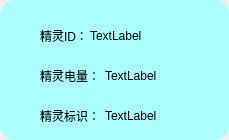
<?xml version="1.0" encoding="UTF-8"?>
<ui version="4.0">
 <class>SpriteDetailPanel</class>
 <widget class="QWidget" name="SpriteDetailPanel">
  <property name="geometry">
   <rect>
    <x>0</x>
    <y>0</y>
    <width>229</width>
    <height>140</height>
   </rect>
  </property>
  <property name="windowTitle">
   <string>Form</string>
  </property>
  <property name="styleSheet">
   <string notr="true"/>
  </property>
  <widget class="QLabel" name="label">
   <property name="geometry">
    <rect>
     <x>90</x>
     <y>25</y>
     <width>221</width>
     <height>21</height>
    </rect>
   </property>
   <property name="text">
    <string>TextLabel</string>
   </property>
  </widget>
  <widget class="QLabel" name="label_2">
   <property name="geometry">
    <rect>
     <x>105</x>
     <y>65</y>
     <width>221</width>
     <height>21</height>
    </rect>
   </property>
   <property name="text">
    <string>TextLabel</string>
   </property>
  </widget>
  <widget class="QLabel" name="label_3">
   <property name="geometry">
    <rect>
     <x>105</x>
     <y>105</y>
     <width>221</width>
     <height>21</height>
    </rect>
   </property>
   <property name="text">
    <string>TextLabel</string>
   </property>
  </widget>
  <widget class="QWidget" name="widget" native="true">
   <property name="geometry">
    <rect>
     <x>0</x>
     <y>0</y>
     <width>229</width>
     <height>140</height>
    </rect>
   </property>
   <property name="styleSheet">
    <string notr="true">background-color: rgb(170, 255, 255);
border-color: rgb(85, 255, 255);
border-radius: 15px;</string>
   </property>
  </widget>
  <widget class="QLabel" name="label_4">
   <property name="geometry">
    <rect>
     <x>40</x>
     <y>25</y>
     <width>221</width>
     <height>21</height>
    </rect>
   </property>
   <property name="text">
    <string>精灵ID：</string>
   </property>
  </widget>
  <widget class="QLabel" name="label_5">
   <property name="geometry">
    <rect>
     <x>40</x>
     <y>65</y>
     <width>221</width>
     <height>21</height>
    </rect>
   </property>
   <property name="text">
    <string>精灵电量：</string>
   </property>
  </widget>
  <widget class="QLabel" name="label_6">
   <property name="geometry">
    <rect>
     <x>40</x>
     <y>105</y>
     <width>221</width>
     <height>21</height>
    </rect>
   </property>
   <property name="text">
    <string>精灵标识：</string>
   </property>
  </widget>
  <zorder>widget</zorder>
  <zorder>label</zorder>
  <zorder>label_2</zorder>
  <zorder>label_3</zorder>
  <zorder>label_4</zorder>
  <zorder>label_5</zorder>
  <zorder>label_6</zorder>
 </widget>
 <resources/>
 <connections/>
</ui>
